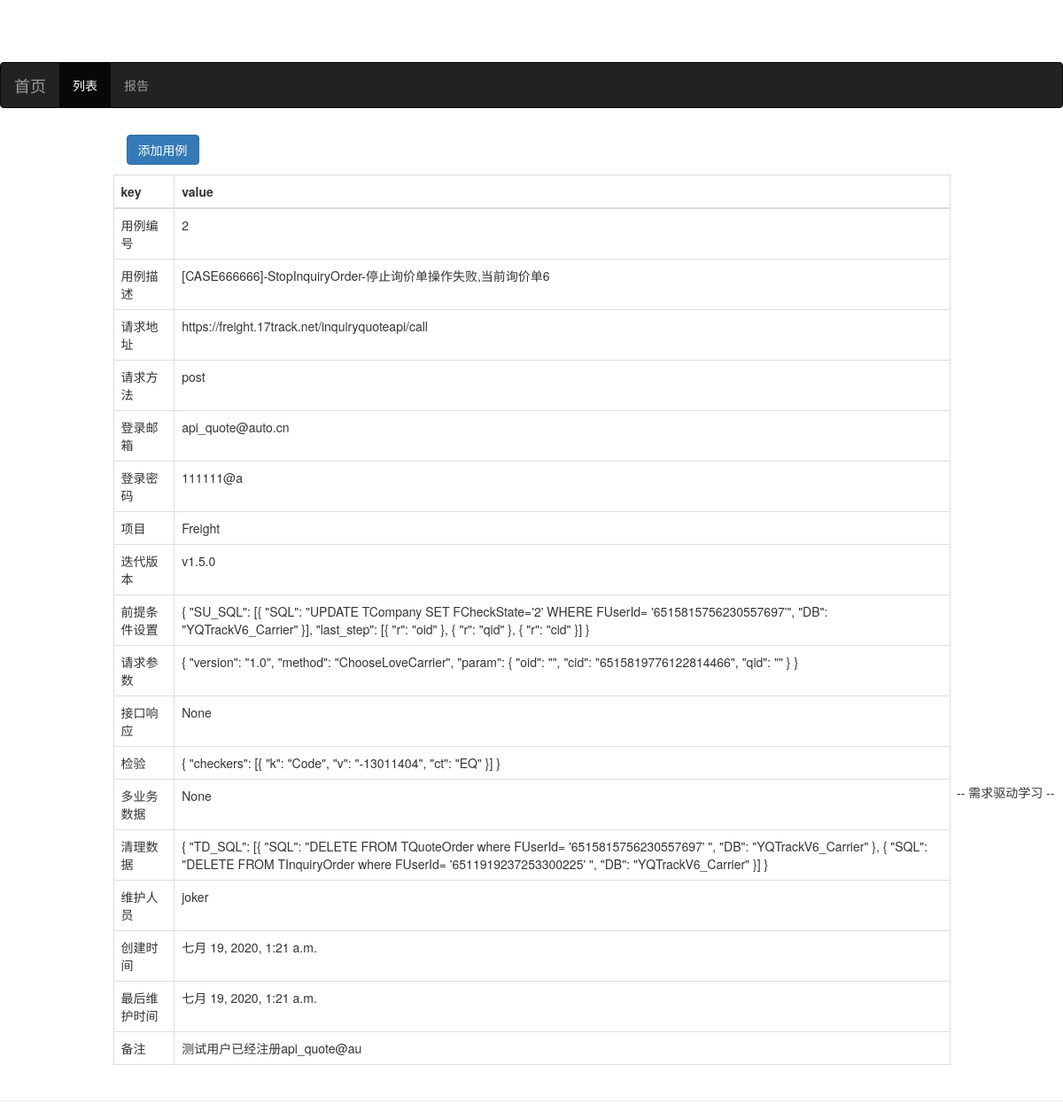
The app's page /testcase/2, older data.
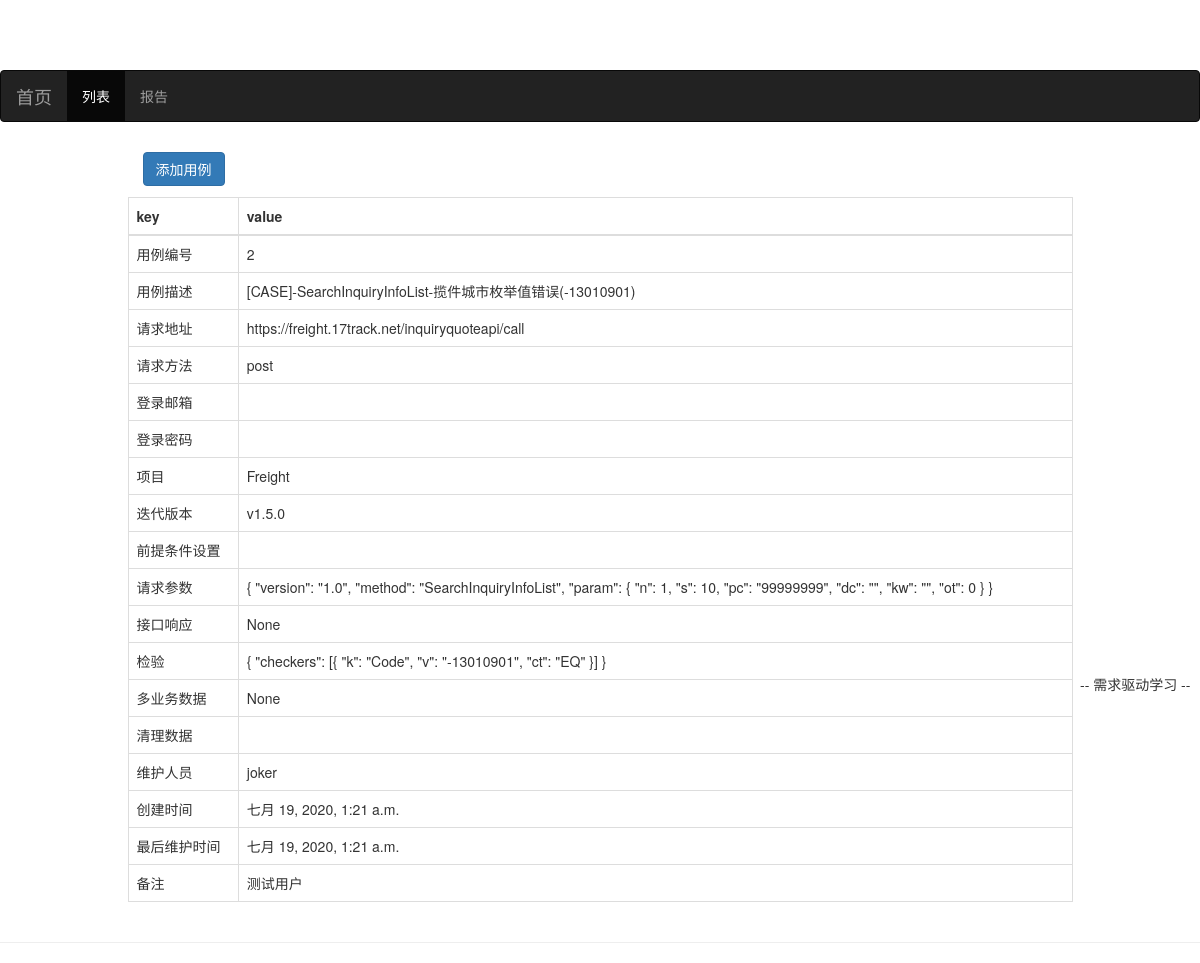
The same page, newer data.
### tpTest/models.py (models this page shows, shortened)
class TestCaseInfo(models.Model):
    name = models.CharField(max_length=100, verbose_name='用例描述')
    url = models.CharField(max_length=100, verbose_name='请求地址')
    method = models.CharField(max_length=20, verbose_name='请求方法')
    email = models.EmailField(
        max_length=50, blank=True, null=True, verbose_name='登录邮箱')
    pw = models.CharField(max_length=20, blank=True,
                          null=True, verbose_name='登录密码')
    project = models.CharField(max_length=20, verbose_name='项目')
    iteration = models.CharField(max_length=20, verbose_name='迭代版本')
    su_env = models.TextField(max_length=200, blank=True,
                              null=True, verbose_name='前提条件设置')
    params = models.TextField(max_length=200, verbose_name='请求参数')
    ret = models.TextField(max_length=200, blank=True,
                           null=True, verbose_name='接口响应')
    checker = models.TextField(max_length=100, verbose_name='检验')
    next_step = models.TextField(max_length=100, blank=True,
                                 null=True, verbose_name='多业务数据')
    td_env = models.TextField(max_length=200, blank=True,
                              null=True, verbose_name='清理数据')
    owner = models.ForeignKey(
        User, on_delete=models.DO_NOTHING, verbose_name='维护人员')
    created_time = models.DateTimeField(
        auto_now_add=True, verbose_name='创建时间')
    last_updated_time = models.DateTimeField(
        auto_now=True, verbose_name='最后维护时间')
    remark = models.CharField(
        max_length=200, blank=True, null=True, verbose_name='备注')
    class Meta:
        verbose_name = '用例描述'
        verbose_name_plural = verbose_name

### tpTest/views.py (the view)
# urls.py: path('<int:test_case_pk>', views.test_case_detail, name='test_case_detail'),
def test_case_detail(request, test_case_pk):
    context = {}
    context['test_case'] = get_object_or_404(TestCaseInfo, pk=test_case_pk)
    return render(request, 'tpTest/test_case_detail.html', context)

### templates/tpTest/test_case_detail.html (shortened to what this page needs)
{% extends 'base.html' %}
{% load staticfiles %}
{% block header_extends %}
<link rel="stylesheet" href="{% static 'tpTest/test_case.css' %}">
{% endblock %}
{% block content %}
<div class="container">
    <div class="row">
        <div class="col-xs-10 col-xs-offset-1">
            <div class="panel-heading">
                <a href="{% url 'add_form' %}"><button type="button" class="btn btn-primary">添加用例</button></a>
            </div>
            <div>
                <table class="table table-bordered">
                    <thead>
                        <tr>
                            <th>key</th>
                            <th>value</th>
                        </tr>
                    </thead>
                    <tbody>
                        <tr>
                            <td>用例编号</td>
                            <td>{{test_case.pk}}</td>
                        </tr>
                        <tr>
                            <td>用例描述</td>
                            <td>{{test_case.name}}</td>
                        </tr>
                        <tr>
                            <td>请求地址</td>
                            <td>{{test_case.url}}</td>
                        </tr>
                        <tr>
                            <td>请求方法</td>
                            <td>{{test_case.method}}</td>
                        </tr>
                        <tr>
                            <td>登录邮箱</td>
                            <td>{{test_case.email}}</td>
                        </tr>
                        <tr>
                            <td>登录密码</td>
                            <td>{{test_case.pw}}</td>
                        </tr>
                        <tr>
                            <td>项目</td>
                            <td>{{test_case.project}}</td>
                        </tr>
                        <tr>
                            <td>迭代版本</td>
                            <td>{{test_case.iteration}}</td>
                        </tr>
                        <tr>
                            <td>前提条件设置</td>
                            <td>{{test_case.su_env}}</td>
                        </tr>
                        <tr>
                            <td>请求参数</td>
                            <td>{{test_case.params}}</td>
                        </tr>
                        <tr>
                            <td>接口响应</td>
                            <td>{{test_case.ret}}</td>
                        </tr>
                        <tr>
                            <td>检验</td>
                            <td>{{test_case.checker}}</td>
                        </tr>
                        <tr>
                            <td>多业务数据</td>
                            <td>{{test_case.next_step}}</td>
                        </tr>
                        <tr>
                            <td>清理数据</td>
                            <td>{{test_case.td_env}}</td>
                        </tr>
                        <tr>
                            <td>维护人员</td>
                            <td>{{test_case.owner}}</td>
                        </tr>
                        <tr>
                            <td>创建时间</td>
                            <td>{{test_case.created_time}}</td>
                        </tr>
                        <tr>
                            <td>最后维护时间</td>
                            <td>{{test_case.last_updated_time}}</td>
                        </tr>
                        <tr>
                            <td>备注</td>
                            <td>{{test_case.remark}}</td>
                        </tr>
                    </tbody>
                </table>
            </div>
        </div>
    </div>
</div>
{% endblock %}

Row changes from the older to the newer data that the page shows:
changed TestCaseInfo "https://freight.17track.net/inquiryquoteapi/call": name "[CASE666666]-StopInquiryOrder-停止询价单操作失败,当前询价单6" → "[CASE]-SearchInquiryInfoList-揽件城市枚举值错误(-13010901)"; params "{ \"version\": \"1.0\", \"method\": \"ChooseLoveCarrier\", \"param\": { \"oid\": \"\", \"cid\": \"6515819776122814466\", \"qid\": \"\" } }" → "{ \"version\": \"1.0\", \"method\": \"SearchInquiryInfoList\", \"param\": { \"n\": 1, \"s\": 10, \"pc\": \"99999999\", \"dc\": \"\", \"kw\": \"\", \"ot\": 0 } }"; checker "{ \"checkers\": [{ \"k\": \"Code\", \"v\": \"-13011404\", \"ct\": \"EQ\" }] }" → "{ \"checkers\": [{ \"k\": \"Code\", \"v\": \"-13010901\", \"ct\": \"EQ\" }] }"; remark "测试用户已经注册api_quote@au" → "测试用户"; email "api_quote@auto.cn" → (not shown); pw "111111@a" → (not shown); su_env "{ \"SU_SQL\": [{ \"SQL\": \"UPDATE TCompany SET FCheckState='2' WHERE FUserId= '6515815756230557697'\", \"DB\": \"YQTrackV6_Carrier\" }], \"last_step\": [{ \"r\": \"oid\" }, { \"r\": \"qid\" }, { \"r\": \"cid\" }] }" → (not shown); td_env "{ \"TD_SQL\": [{ \"SQL\": \"DELETE FROM TQuoteOrder where FUserId= '6515815756230557697' \", \"DB\": \"YQTrackV6_Carrier\" }, { \"SQL\": \"DELETE FROM TInquiryOrder where FUserId= '6511919237253300225' \", \"DB\": \"YQTrackV6_Carrier\" }] }" → (not shown)
